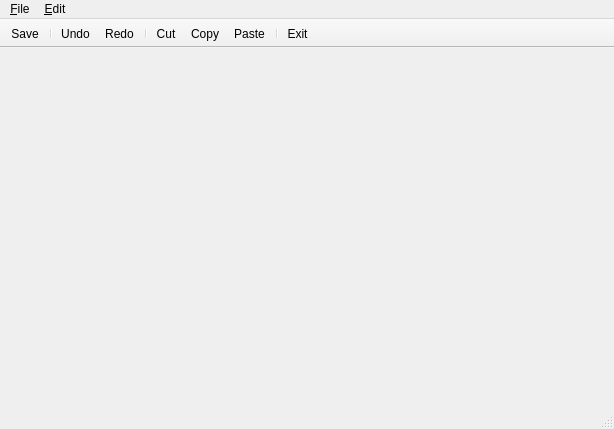
<?xml version="1.0" encoding="UTF-8"?>
<ui version="4.0">
 <class>Editor</class>
 <widget class="QMainWindow" name="Editor">
  <property name="geometry">
   <rect>
    <x>0</x>
    <y>0</y>
    <width>614</width>
    <height>429</height>
   </rect>
  </property>
  <property name="windowTitle">
   <string>MainWindow</string>
  </property>
  <property name="windowOpacity">
   <double>1.000000000000000</double>
  </property>
  <widget class="QWidget" name="centralwidget">
   <layout class="QHBoxLayout" name="horizontalLayout_2"/>
  </widget>
  <widget class="QMenuBar" name="menubar">
   <property name="geometry">
    <rect>
     <x>0</x>
     <y>0</y>
     <width>614</width>
     <height>22</height>
    </rect>
   </property>
   <widget class="QMenu" name="menu_File">
    <property name="title">
     <string>&amp;File</string>
    </property>
    <addaction name="action_Save"/>
    <addaction name="separator"/>
    <addaction name="actionExit"/>
   </widget>
   <widget class="QMenu" name="menuEdit">
    <property name="title">
     <string>&amp;Edit</string>
    </property>
    <addaction name="action_Undo"/>
    <addaction name="actionRedo"/>
    <addaction name="actionCut"/>
    <addaction name="actionCopy"/>
    <addaction name="actionPaste"/>
   </widget>
   <addaction name="menu_File"/>
   <addaction name="menuEdit"/>
  </widget>
  <widget class="QStatusBar" name="statusbar"/>
  <widget class="QToolBar" name="toolBar">
   <property name="windowTitle">
    <string>toolBar</string>
   </property>
   <property name="movable">
    <bool>false</bool>
   </property>
   <property name="floatable">
    <bool>false</bool>
   </property>
   <attribute name="toolBarArea">
    <enum>TopToolBarArea</enum>
   </attribute>
   <attribute name="toolBarBreak">
    <bool>false</bool>
   </attribute>
   <addaction name="action_Save"/>
   <addaction name="separator"/>
   <addaction name="action_Undo"/>
   <addaction name="actionRedo"/>
   <addaction name="separator"/>
   <addaction name="actionCut"/>
   <addaction name="actionCopy"/>
   <addaction name="actionPaste"/>
   <addaction name="separator"/>
   <addaction name="actionExit"/>
  </widget>
  <action name="actionExit">
   <property name="icon">
    <iconset resource="images.qrc">
     <normaloff>:/imgs/poweroff.png</normaloff>:/imgs/poweroff.png</iconset>
   </property>
   <property name="text">
    <string>Exit</string>
   </property>
  </action>
  <action name="actionCut">
   <property name="icon">
    <iconset resource="images.qrc">
     <normaloff>:/imgs/cut.png</normaloff>:/imgs/cut.png</iconset>
   </property>
   <property name="text">
    <string>Cu&amp;t</string>
   </property>
   <property name="shortcut">
    <string>Ctrl+X</string>
   </property>
  </action>
  <action name="actionCopy">
   <property name="icon">
    <iconset resource="images.qrc">
     <normaloff>:/imgs/copytext.png</normaloff>:/imgs/copytext.png</iconset>
   </property>
   <property name="text">
    <string>&amp;Copy</string>
   </property>
   <property name="shortcut">
    <string>Ctrl+C</string>
   </property>
  </action>
  <action name="actionPaste">
   <property name="icon">
    <iconset resource="images.qrc">
     <normaloff>:/imgs/paste.png</normaloff>:/imgs/paste.png</iconset>
   </property>
   <property name="text">
    <string>&amp;Paste</string>
   </property>
   <property name="shortcut">
    <string>Ctrl+V</string>
   </property>
  </action>
  <action name="action_Save">
   <property name="icon">
    <iconset resource="images.qrc">
     <normaloff>:/imgs/diskette.png</normaloff>:/imgs/diskette.png</iconset>
   </property>
   <property name="text">
    <string>&amp;Save</string>
   </property>
   <property name="shortcut">
    <string>Ctrl+S</string>
   </property>
  </action>
  <action name="action_Undo">
   <property name="icon">
    <iconset resource="images.qrc">
     <normaloff>:/imgs/undo.png</normaloff>:/imgs/undo.png</iconset>
   </property>
   <property name="text">
    <string>&amp;Undo</string>
   </property>
   <property name="shortcut">
    <string>Ctrl+Z</string>
   </property>
  </action>
  <action name="actionRedo">
   <property name="icon">
    <iconset resource="images.qrc">
     <normaloff>:/imgs/redo.png</normaloff>:/imgs/redo.png</iconset>
   </property>
   <property name="text">
    <string>&amp;Redo</string>
   </property>
   <property name="shortcut">
    <string>Ctrl+Shift+Z</string>
   </property>
  </action>
 </widget>
 <resources>
  <include location="images.qrc"/>
 </resources>
 <connections/>
</ui>
